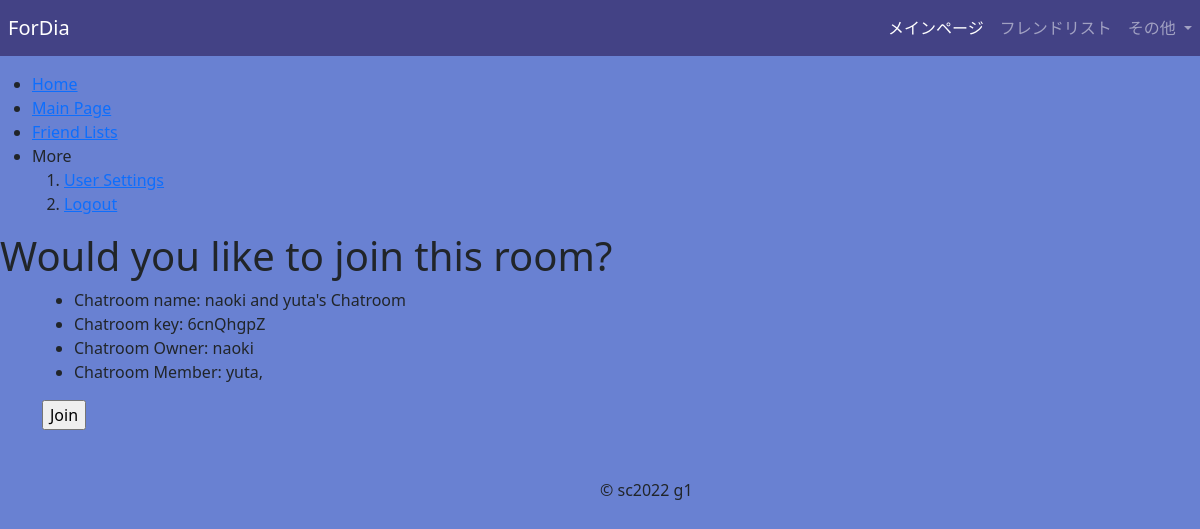
Screenshot of /mainpage/6cnQhgpZ/ (signed in) with the database file from the repository.
### __init__.py (models this page shows)
class Chatroom(db.Model):
    id = db.Column(db.Integer, primary_key=True)
    name = db.Column(db.String(25))
    chatroom_key = db.Column(db.String(100), unique=True)
    user1 = db.Column(db.Integer)
    user2 = db.Column(db.Integer, nullable=True)
    user3 = db.Column(db.Integer, nullable=True)
    user4 = db.Column(db.Integer, nullable=True)
    user5 = db.Column(db.Integer, nullable=True)

class User(UserMixin, db.Model):
    id = db.Column(db.Integer, primary_key=True)
    name = db.Column(db.String(25))
    email = db.Column(db.String(100), unique=True)
    password = db.Column(db.String(1000))
    icon = db.Column(db.String(1000))
    friend_key = db.Column(db.String(100), unique=True)

### __init__.py (the view, shortened to what this page needs)
@app.route('/mainpage/<string:chatroom_key>/')
@login_required
def chatroom(chatroom_key):
    id = current_user.id
    chatrooms_user1 = Chatroom.query.filter_by(user1=id).all()
    chatrooms_user2 = Chatroom.query.filter_by(user2=id).all()
    chatrooms_user3 = Chatroom.query.filter_by(user3=id).all()
    chatrooms_user4 = Chatroom.query.filter_by(user4=id).all()
    chatrooms_user5 = Chatroom.query.filter_by(user5=id).all()
    chatroom_key = chatroom_key
    chatroom_info = Chatroom.query.filter_by(chatroom_key=chatroom_key).first()
    user1 = User.query.filter_by(id=chatroom_info.user1).first()
    user2 = User.query.filter_by(id=chatroom_info.user2).first()
    user3 = User.query.filter_by(id=chatroom_info.user3).first()
    user4 = User.query.filter_by(id=chatroom_info.user4).first()
    user5 = User.query.filter_by(id=chatroom_info.user5).first()
    if not chatroom_info:
        flash('The chatroom does not exists. Please try again')
        return redirect(url_for('mainpage'))
    if  current_user.id not in [chatroom_info.user1,chatroom_info.user2,chatroom_info.user3,chatroom_info.user4,chatroom_info.user5]:
        return render_template(
            'chatroom_join.html',
            chatroom_id=chatroom_info.id,
            chatroom_name=chatroom_info.name,
            chatroom_key=chatroom_info.chatroom_key,
            chatroom_user1 = user1,
            chatroom_user2 = user2,
            chatroom_user3 = user3,
            chatroom_user4 = user4,
            chatroom_user5 = user5
        )

### __init__.py (called while the page is built)
@login_manager.user_loader
def load_user(user_id):
    return User.query.get(int(user_id))

### templates/chatroom_join.html (shortened to what this page needs)
{% extends 'base.html' %}
{% block content %}
    <h1>Would you like to join this room?</h1>
    <div class="container">
        <ul>
            <li>Chatroom name: {{chatroom_name}}</li>
            <li>Chatroom key: {{chatroom_key}}</li>
            <li>Chatroom Owner: {{chatroom_user1.name}}</li>
            <li>Chatroom Member:
                {% if chatroom_user2 %}
                    {{chatroom_user2.name}},
                {% endif %}
            </li>
        </ul>
        <form method="POST" action="{{url_for('chatroom_join')}}">
            <input type="submit" value="Join">
        </form>
    </div>
{% endblock content%}

### static/css/base.css (style rules this page uses)
html, body { background-color: #6981D2; }

### rows the page displays
Chatroom: name "naoki and yuta's Chatroom", chatroom_key "6cnQhgpZ"
User: name "naoki"
User: name "yuta"
